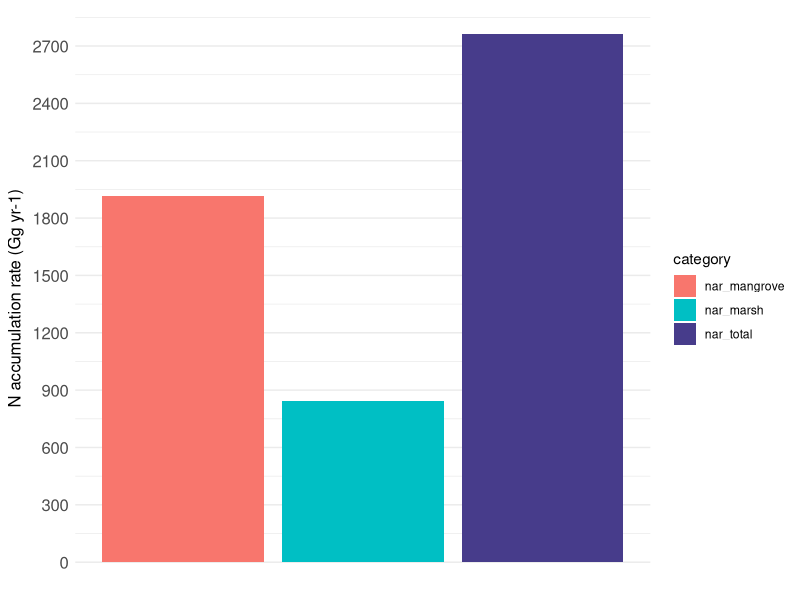

The R source for this figure:
library(ggplot2)
library(dplyr)
library(tidyr)

setwd("~/Villanova Dropbox/Adam Langley/Manuscripts/Blue nitrogen/BlueNApril")
# Read the CSV files into data frames
df1 <- read.csv("data/carbon/Wang_et_al_2021_world_car.csv")
regions <- read.csv("data/carbon/all.csv")

# Perform a left join to combine the data frames based on the country codes
df2 <- left_join(df1, regions)

# Use gather to transform the data frame into long format
df_long <- df2 %>%
  gather(key = "category", value = "value", starts_with("nar"))



# Other code...

# Other code...

# Create the bar plot with regions on the x-axis, faceted by region
ggplot(df_long, aes(x = category, y = value, fill = category)) +
  geom_bar(stat = "identity") +
  
  labs(title = NULL,
       x = NULL,
       y = expression("N accumulation rate (Gg yr-1)")) +  # Superscript -1
  scale_fill_manual(values = c("nar_marsh" = "#00BFC4", 
                               "nar_mangrove" = "#F8766D", 
                               "nar_total" = "slateblue4")) +
  theme_minimal() +
  theme(axis.text.x = element_blank(),
        axis.title.y = element_text(size = 12),
        axis.text.y = element_text(size = 12),
        panel.grid.major.x = element_blank()) +  # Remove vertical gridlines
  scale_y_continuous(breaks = seq(0, 2700, by = 300))  # Set tick marks at every 300 units, up to 3000


# Calculate the mean value of area_tidal_marsh_km2
mean_area_tidal_marsh <- sum(df2$area_mangrove_km2, na.rm = TRUE)

# Print the mean value in the console
print(paste("Mean area_mangrove_km2:", round(mean_area_tidal_marsh, 2)))

